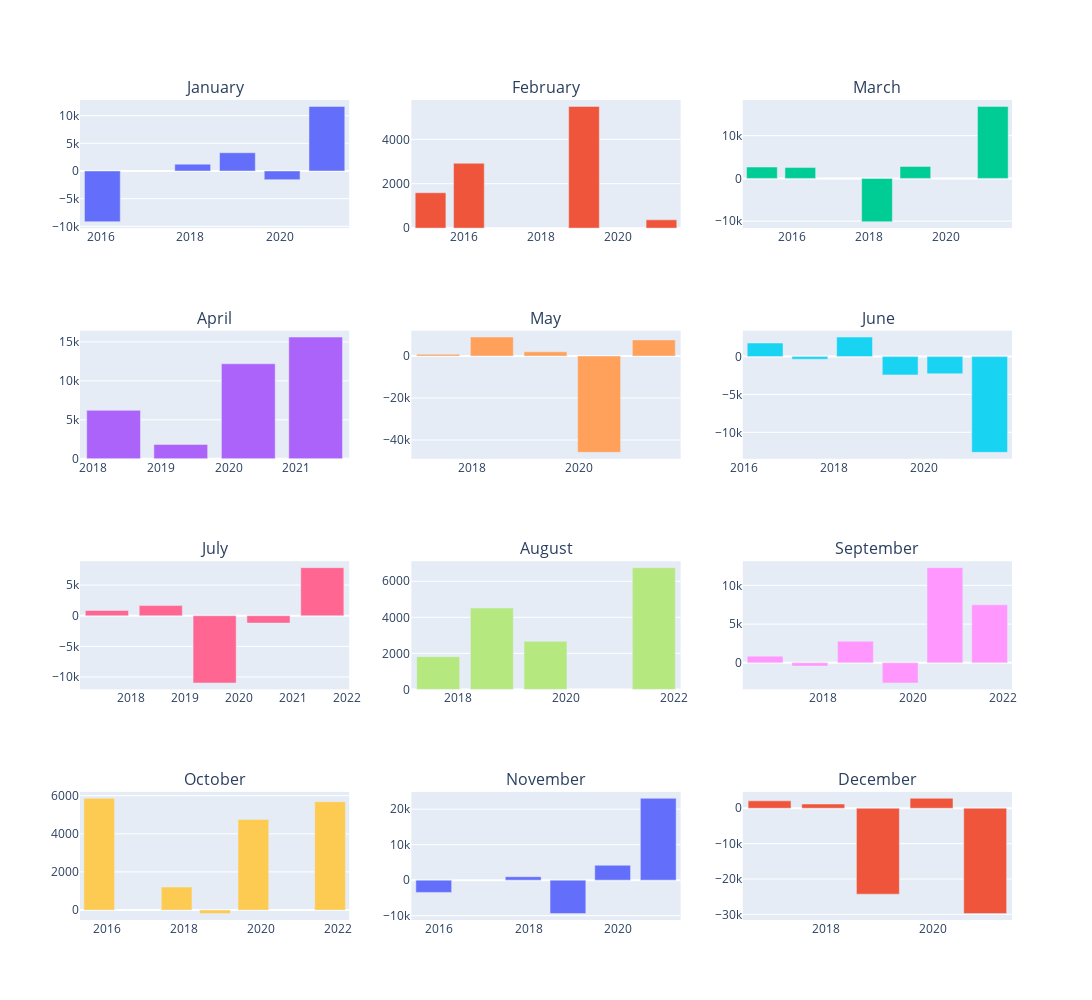

The code cell stored with this chart in its notebook:
### Markdown cell above
Finally, we plot the returns from the strategy per month to see whether there is a tendency for the short iron condor strategy to be profitable or losable during certain months regularly.

### Code cell
fig = make_subplots(rows=4, cols=3,
        subplot_titles = ['January', 'February', 'March', 'April', 'May', 'June', 'July', 'August', 'September', 'October', 'November', 'December'] )

n = 0
for i in range(1,5):
    for j in range(1, 4):
        n += 1
        x = df1['Exp_date'].loc[(df1['Exp_date'].dt.month==n)]
        y = df1['Total Profit/Loss'].loc[(df1['Exp_date'].dt.month==n)]
        fig.add_trace(
            go.Bar(x=x , y=y,showlegend=False),
            row=i, col=j
        )
fig.update_layout(height=1000, width=1100)

fig.show()

### Figure 1 — Plotly figure (JSON) as saved in the notebook; plotly's stock layout.template omitted (floating-point values rounded to 4 significant figures)
{"data": [{"showlegend": false, "type": "bar", "x": ["2016-01-15T00:00:00", "2018-01-19T00:00:00", "2019-01-18T00:00:00", "2020-01-17T00:00:00", "2021-01-15T00:00:00"], "xaxis": "x", "y": [-9169.0, 1239, 3297, -1565, 11670], "yaxis": "y"}, {"showlegend": false, "type": "bar", "x": ["2015-02-20T00:00:00", "2016-02-19T00:00:00", "2019-02-15T00:00:00", "2021-02-19T00:00:00"], "xaxis": "x2", "y": [1595, 2921, 5483.0, 374], "yaxis": "y2"}, {"showlegend": false, "type": "bar", "x": ["2015-03-20T00:00:00", "2016-03-18T00:00:00", "2018-03-16T00:00:00", "2019-03-15T00:00:00", "2021-03-19T00:00:00"], "xaxis": "x3", "y": [2662, 2541, -10136, 2801, 16850], "yaxis": "y3"}, {"showlegend": false, "type": "bar", "x": ["2018-04-20T00:00:00", "2019-04-18T00:00:00", "2020-04-17T00:00:00", "2021-04-16T00:00:00"], "xaxis": "x4", "y": [6213.0, 1833, 12195, 15625], "yaxis": "y4"}, {"showlegend": false, "type": "bar", "x": ["2017-05-19T00:00:00", "2018-05-18T00:00:00", "2019-05-17T00:00:00", "2020-05-15T00:00:00", "2021-05-21T00:00:00"], "xaxis": "x5", "y": [801, 9043, 2003, -45870.0, 7681], "yaxis": "y5"}, {"showlegend": false, "type": "bar", "x": ["2016-06-17T00:00:00", "2017-06-16T00:00:00", "2018-06-15T00:00:00", "2019-06-21T00:00:00", "2020-06-19T00:00:00", "2021-06-18T00:00:00"], "xaxis": "x6", "y": [1792, -348, 2584, -2420, -2260, -12647], "yaxis": "y6"}, {"showlegend": false, "type": "bar", "x": ["2017-07-21T00:00:00", "2018-07-20T00:00:00", "2019-07-19T00:00:00", "2020-07-17T00:00:00", "2021-07-16T00:00:00"], "xaxis": "x7", "y": [864, 1663, -10970.0, -1197, 7848], "yaxis": "y7"}, {"showlegend": false, "type": "bar", "x": ["2017-08-18T00:00:00", "2018-08-17T00:00:00", "2019-08-16T00:00:00", "2021-08-20T00:00:00"], "xaxis": "x8", "y": [1817, 4514, 2665, 6757], "yaxis": "y8"}, {"showlegend": false, "type": "bar", "x": ["2016-09-16T00:00:00", "2017-09-15T00:00:00", "2018-09-21T00:00:00", "2019-09-20T00:00:00", "2020-09-18T00:00:00", "2021-09-17T00:00:00"], "xaxis": "x9", "y": [860, -423, 2780, -2604, 12285, 7480], "yaxis": "y9"}, {"showlegend": false, "type": "bar", "x": ["2015-10-16T00:00:00", "2017-10-20T00:00:00", "2018-10-19T00:00:00", "2019-10-18T00:00:00", "2021-10-15T00:00:00"], "xaxis": "x10", "y": [5863, 1209, -185, 4751, 5685.0], "yaxis": "y10"}, {"showlegend": false, "type": "bar", "x": ["2015-11-20T00:00:00", "2017-11-17T00:00:00", "2018-11-16T00:00:00", "2019-11-15T00:00:00", "2020-11-20T00:00:00"], "xaxis": "x11", "y": [-3451.0, 968, -9421, 4205, 23070], "yaxis": "y11"}, {"showlegend": false, "type": "bar", "x": ["2016-12-16T00:00:00", "2017-12-15T00:00:00", "2018-12-21T00:00:00", "2019-12-20T00:00:00", "2020-12-18T00:00:00"], "xaxis": "x12", "y": [2081, 1187, -24270.0, 2811, -29770.0], "yaxis": "y12"}], "layout": {"annotations": [{"font": {"size": 16}, "showarrow": false, "text": "January", "x": 0.1444, "xanchor": "center", "xref": "paper", "y": 1, "yanchor": "bottom", "yref": "paper"}, {"font": {"size": 16}, "showarrow": false, "text": "February", "x": 0.5, "xanchor": "center", "xref": "paper", "y": 1, "yanchor": "bottom", "yref": "paper"}, {"font": {"size": 16}, "showarrow": false, "text": "March", "x": 0.8556, "xanchor": "center", "xref": "paper", "y": 1, "yanchor": "bottom", "yref": "paper"}, {"font": {"size": 16}, "showarrow": false, "text": "April", "x": 0.1444, "xanchor": "center", "xref": "paper", "y": 0.7188, "yanchor": "bottom", "yref": "paper"}, {"font": {"size": 16}, "showarrow": false, "text": "May", "x": 0.5, "xanchor": "center", "xref": "paper", "y": 0.7188, "yanchor": "bottom", "yref": "paper"}, {"font": {"size": 16}, "showarrow": false, "text": "June", "x": 0.8556, "xanchor": "center", "xref": "paper", "y": 0.7188, "yanchor": "bottom", "yref": "paper"}, {"font": {"size": 16}, "showarrow": false, "text": "July", "x": 0.1444, "xanchor": "center", "xref": "paper", "y": 0.4375, "yanchor": "bottom", "yref": "paper"}, {"font": {"size": 16}, "showarrow": false, "text": "August", "x": 0.5, "xanchor": "center", "xref": "paper", "y": 0.4375, "yanchor": "bottom", "yref": "paper"}, {"font": {"size": 16}, "showarrow": false, "text": "September", "x": 0.8556, "xanchor": "center", "xref": "paper", "y": 0.4375, "yanchor": "bottom", "yref": "paper"}, {"font": {"size": 16}, "showarrow": false, "text": "October", "x": 0.1444, "xanchor": "center", "xref": "paper", "y": 0.1562, "yanchor": "bottom", "yref": "paper"}, {"font": {"size": 16}, "showarrow": false, "text": "November", "x": 0.5, "xanchor": "center", "xref": "paper", "y": 0.1562, "yanchor": "bottom", "yref": "paper"}, {"font": {"size": 16}, "showarrow": false, "text": "December", "x": 0.8556, "xanchor": "center", "xref": "paper", "y": 0.1562, "yanchor": "bottom", "yref": "paper"}], "height": 1000, "width": 1100, "xaxis": {"anchor": "y", "autorange": true, "domain": [0, 0.2889], "range": ["2015-07-17", "2021-07-16"], "type": "date"}, "xaxis10": {"anchor": "y10", "autorange": true, "domain": [0, 0.2889], "range": ["2015-04-17", "2022-04-15"], "type": "date"}, "xaxis11": {"anchor": "y11", "autorange": true, "domain": [0.3556, 0.6444], "range": ["2015-05-22", "2021-05-21"], "type": "date"}, "xaxis12": {"anchor": "y12", "autorange": true, "domain": [0.7111, 1], "range": ["2016-06-17", "2021-06-18"], "type": "date"}, "xaxis2": {"anchor": "y2", "autorange": true, "domain": [0.3556, 0.6444], "range": ["2014-08-22", "2021-08-20"], "type": "date"}, "xaxis3": {"anchor": "y3", "autorange": true, "domain": [0.7111, 1], "range": ["2014-09-19", "2021-09-17"], "type": "date"}, "xaxis4": {"anchor": "y4", "autorange": true, "domain": [0, 0.2889], "range": ["2017-10-20 12:00", "2021-10-14 12:00"], "type": "date"}, "xaxis5": {"anchor": "y5", "autorange": true, "domain": [0.3556, 0.6444], "range": ["2016-11-18", "2021-11-19"], "type": "date"}, "xaxis6": {"anchor": "y6", "autorange": true, "domain": [0.7111, 1], "range": ["2015-12-18", "2021-12-17"], "type": "date"}, "xaxis7": {"anchor": "y7", "autorange": true, "domain": [0, 0.2889], "range": ["2017-01-20", "2022-01-14"], "type": "date"}, "xaxis8": {"anchor": "y8", "autorange": true, "domain": [0.3556, 0.6444], "range": ["2017-02-17", "2022-02-18"], "type": "date"}, "xaxis9": {"anchor": "y9", "autorange": true, "domain": [0.7111, 1], "range": ["2016-03-18", "2022-03-18"], "type": "date"}, "yaxis": {"anchor": "x", "autorange": true, "domain": [0.8438, 1], "range": [-10330.0, 12830.0], "type": "linear"}, "yaxis10": {"anchor": "x10", "autorange": true, "domain": [0, 0.1562], "range": [-521, 6199], "type": "linear"}, "yaxis11": {"anchor": "x11", "autorange": true, "domain": [0, 0.1562], "range": [-11230.0, 24880.0], "type": "linear"}, "yaxis12": {"anchor": "x12", "autorange": true, "domain": [0, 0.1562], "range": [-31580.0, 4621.0], "type": "linear"}, "yaxis2": {"anchor": "x2", "autorange": true, "domain": [0.8438, 1], "range": [0, 5772.0], "type": "linear"}, "yaxis3": {"anchor": "x3", "autorange": true, "domain": [0.8438, 1], "range": [-11640.0, 18350.0], "type": "linear"}, "yaxis4": {"anchor": "x4", "autorange": true, "domain": [0.5625, 0.7188], "range": [0, 16450.0], "type": "linear"}, "yaxis5": {"anchor": "x5", "autorange": true, "domain": [0.5625, 0.7188], "range": [-48920.0, 12090.0], "type": "linear"}, "yaxis6": {"anchor": "x6", "autorange": true, "domain": [0.5625, 0.7188], "range": [-13490.0, 3430.0], "type": "linear"}, "yaxis7": {"anchor": "x7", "autorange": true, "domain": [0.2812, 0.4375], "range": [-12010.0, 8893.0], "type": "linear"}, "yaxis8": {"anchor": "x8", "autorange": true, "domain": [0.2812, 0.4375], "range": [0, 7113.0], "type": "linear"}, "yaxis9": {"anchor": "x9", "autorange": true, "domain": [0.2812, 0.4375], "range": [-3431.0, 13110.0], "type": "linear"}}}
